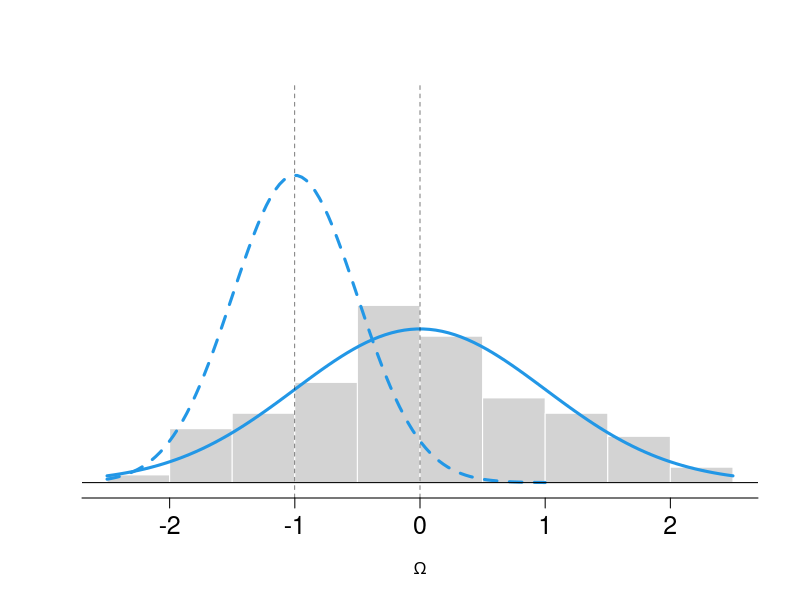

Generate this figure with R:


my.mix.his<-function(dat1,dat2)
{
    h1 <- hist(dat1, prob = TRUE, plot = FALSE)
    x1 <- seq(min(h1$breaks),max(h1$breaks), length = 100)
    y1 <- dnorm(x1)
    hist(dat1, prob = TRUE, ylim = c(0,1), xlab = expression(Omega), ylab = " ",
        main = " ",border=0,axes=F)
    axis(1,at=seq(-3,3,by=1),cex.axis=1.5,cex.lab=2)
    lines(x1, y1, col = 4,lwd=3)



    h2 <- hist(dat2, prob = TRUE, plot = FALSE)
    x2 <- seq(min(h2$breaks),max(h2$breaks), length = 100)

    one<-pnorm(0,0,1)
    two<-pnorm(0,1,0.5)
#print(one)
print(two)
#print(1-two-one)
	y2 <- dnorm(x2,-1,0.5)
	#y2<-y2/(1-two-one)

    lines(x2, y2, col = 4,lty=2,lwd=3)

# cap.txt<-c("PD","Controls")
#   legend("topright",cap.txt,lty=c(1,2),lwd=2,cex=1.1,bg="white",col=c("blue","blue"))
  abline(h=0)
    abline(v=0,lwd=0.5,lty=2)
      abline(v=-1,lwd=0.5,lty=2)
}


 my.mix.his(dat1=rnorm(100,0,1),dat2=rnorm(400,-1,0.5))

#  dev.off()